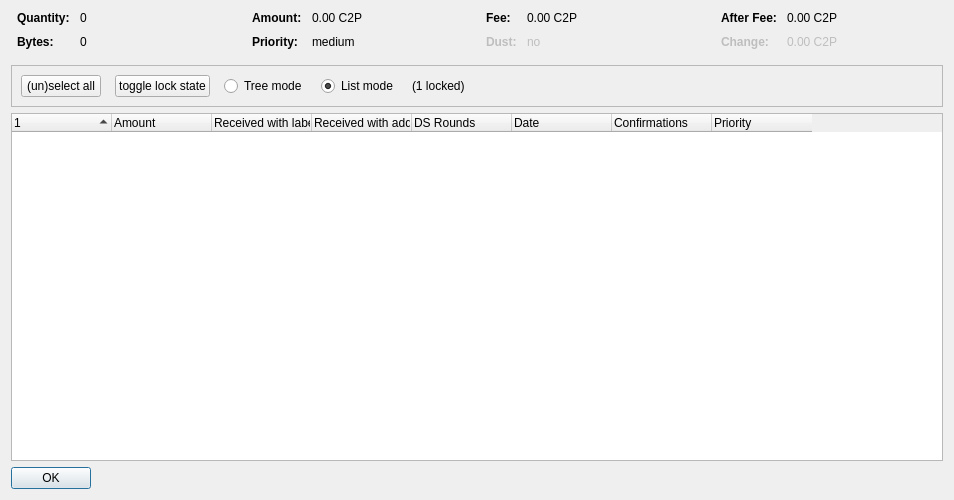
<?xml version="1.0" encoding="UTF-8"?>
<ui version="4.0">
 <class>CoinControlDialog</class>
 <widget class="QDialog" name="CoinControlDialog">
  <property name="geometry">
   <rect>
    <x>0</x>
    <y>0</y>
    <width>954</width>
    <height>500</height>
   </rect>
  </property>
  <property name="windowTitle">
   <string>Coin Selection</string>
  </property>
  <layout class="QVBoxLayout" name="verticalLayout">
   <item>
    <layout class="QHBoxLayout" name="horizontalLayoutTop" stretch="0,0,0,0">
     <property name="topMargin">
      <number>0</number>
     </property>
     <property name="bottomMargin">
      <number>10</number>
     </property>
     <item>
      <layout class="QFormLayout" name="formLayoutCoinControl1">
       <property name="horizontalSpacing">
        <number>10</number>
       </property>
       <property name="verticalSpacing">
        <number>10</number>
       </property>
       <property name="leftMargin">
        <number>6</number>
       </property>
       <property name="rightMargin">
        <number>6</number>
       </property>
       <item row="0" column="0">
        <widget class="QLabel" name="labelCoinControlQuantityText">
         <property name="font">
          <font>
           <weight>75</weight>
           <bold>true</bold>
          </font>
         </property>
         <property name="text">
          <string>Quantity:</string>
         </property>
        </widget>
       </item>
       <item row="0" column="1">
        <widget class="QLabel" name="labelCoinControlQuantity">
         <property name="cursor">
          <cursorShape>IBeamCursor</cursorShape>
         </property>
         <property name="contextMenuPolicy">
          <enum>Qt::ActionsContextMenu</enum>
         </property>
         <property name="text">
          <string notr="true">0</string>
         </property>
         <property name="textInteractionFlags">
          <set>Qt::LinksAccessibleByMouse|Qt::TextSelectableByKeyboard|Qt::TextSelectableByMouse</set>
         </property>
        </widget>
       </item>
       <item row="1" column="0">
        <widget class="QLabel" name="labelCoinControlBytesText">
         <property name="font">
          <font>
           <weight>75</weight>
           <bold>true</bold>
          </font>
         </property>
         <property name="text">
          <string>Bytes:</string>
         </property>
        </widget>
       </item>
       <item row="1" column="1">
        <widget class="QLabel" name="labelCoinControlBytes">
         <property name="cursor">
          <cursorShape>IBeamCursor</cursorShape>
         </property>
         <property name="contextMenuPolicy">
          <enum>Qt::ActionsContextMenu</enum>
         </property>
         <property name="text">
          <string notr="true">0</string>
         </property>
         <property name="textInteractionFlags">
          <set>Qt::LinksAccessibleByMouse|Qt::TextSelectableByKeyboard|Qt::TextSelectableByMouse</set>
         </property>
        </widget>
       </item>
      </layout>
     </item>
     <item>
      <layout class="QFormLayout" name="formLayoutCoinControl2">
       <property name="horizontalSpacing">
        <number>10</number>
       </property>
       <property name="verticalSpacing">
        <number>10</number>
       </property>
       <property name="leftMargin">
        <number>6</number>
       </property>
       <property name="rightMargin">
        <number>6</number>
       </property>
       <item row="0" column="0">
        <widget class="QLabel" name="labelCoinControlAmountText">
         <property name="font">
          <font>
           <weight>75</weight>
           <bold>true</bold>
          </font>
         </property>
         <property name="text">
          <string>Amount:</string>
         </property>
        </widget>
       </item>
       <item row="0" column="1">
        <widget class="QLabel" name="labelCoinControlAmount">
         <property name="cursor">
          <cursorShape>IBeamCursor</cursorShape>
         </property>
         <property name="contextMenuPolicy">
          <enum>Qt::ActionsContextMenu</enum>
         </property>
         <property name="text">
          <string notr="true">0.00 C2P</string>
         </property>
         <property name="textInteractionFlags">
          <set>Qt::LinksAccessibleByMouse|Qt::TextSelectableByKeyboard|Qt::TextSelectableByMouse</set>
         </property>
        </widget>
       </item>
       <item row="1" column="0">
        <widget class="QLabel" name="labelCoinControlPriorityText">
         <property name="font">
          <font>
           <weight>75</weight>
           <bold>true</bold>
          </font>
         </property>
         <property name="text">
          <string>Priority:</string>
         </property>
        </widget>
       </item>
       <item row="1" column="1">
        <widget class="QLabel" name="labelCoinControlPriority">
         <property name="cursor">
          <cursorShape>IBeamCursor</cursorShape>
         </property>
         <property name="contextMenuPolicy">
          <enum>Qt::ActionsContextMenu</enum>
         </property>
         <property name="text">
          <string>medium</string>
         </property>
         <property name="textInteractionFlags">
          <set>Qt::LinksAccessibleByMouse|Qt::TextSelectableByKeyboard|Qt::TextSelectableByMouse</set>
         </property>
        </widget>
       </item>
      </layout>
     </item>
     <item>
      <layout class="QFormLayout" name="formLayoutCoinControl3">
       <property name="horizontalSpacing">
        <number>10</number>
       </property>
       <property name="verticalSpacing">
        <number>10</number>
       </property>
       <property name="leftMargin">
        <number>6</number>
       </property>
       <property name="rightMargin">
        <number>6</number>
       </property>
       <item row="0" column="0">
        <widget class="QLabel" name="labelCoinControlFeeText">
         <property name="font">
          <font>
           <weight>75</weight>
           <bold>true</bold>
          </font>
         </property>
         <property name="text">
          <string>Fee:</string>
         </property>
        </widget>
       </item>
       <item row="0" column="1">
        <widget class="QLabel" name="labelCoinControlFee">
         <property name="cursor">
          <cursorShape>IBeamCursor</cursorShape>
         </property>
         <property name="contextMenuPolicy">
          <enum>Qt::ActionsContextMenu</enum>
         </property>
         <property name="text">
          <string notr="true">0.00 C2P</string>
         </property>
         <property name="textInteractionFlags">
          <set>Qt::LinksAccessibleByMouse|Qt::TextSelectableByKeyboard|Qt::TextSelectableByMouse</set>
         </property>
        </widget>
       </item>
       <item row="1" column="0">
        <widget class="QLabel" name="labelCoinControlLowOutputText">
         <property name="enabled">
          <bool>false</bool>
         </property>
         <property name="font">
          <font>
           <weight>75</weight>
           <bold>true</bold>
          </font>
         </property>
         <property name="text">
          <string>Dust:</string>
         </property>
        </widget>
       </item>
       <item row="1" column="1">
        <widget class="QLabel" name="labelCoinControlLowOutput">
         <property name="enabled">
          <bool>false</bool>
         </property>
         <property name="cursor">
          <cursorShape>IBeamCursor</cursorShape>
         </property>
         <property name="contextMenuPolicy">
          <enum>Qt::ActionsContextMenu</enum>
         </property>
         <property name="text">
          <string>no</string>
         </property>
         <property name="textInteractionFlags">
          <set>Qt::LinksAccessibleByMouse|Qt::TextSelectableByKeyboard|Qt::TextSelectableByMouse</set>
         </property>
        </widget>
       </item>
      </layout>
     </item>
     <item>
      <layout class="QFormLayout" name="formLayoutCoinControl4">
       <property name="horizontalSpacing">
        <number>10</number>
       </property>
       <property name="verticalSpacing">
        <number>10</number>
       </property>
       <property name="leftMargin">
        <number>6</number>
       </property>
       <property name="rightMargin">
        <number>6</number>
       </property>
       <item row="0" column="0">
        <widget class="QLabel" name="labelCoinControlAfterFeeText">
         <property name="font">
          <font>
           <weight>75</weight>
           <bold>true</bold>
          </font>
         </property>
         <property name="text">
          <string>After Fee:</string>
         </property>
        </widget>
       </item>
       <item row="0" column="1">
        <widget class="QLabel" name="labelCoinControlAfterFee">
         <property name="cursor">
          <cursorShape>IBeamCursor</cursorShape>
         </property>
         <property name="contextMenuPolicy">
          <enum>Qt::ActionsContextMenu</enum>
         </property>
         <property name="text">
          <string notr="true">0.00 C2P</string>
         </property>
         <property name="textInteractionFlags">
          <set>Qt::LinksAccessibleByMouse|Qt::TextSelectableByKeyboard|Qt::TextSelectableByMouse</set>
         </property>
        </widget>
       </item>
       <item row="1" column="0">
        <widget class="QLabel" name="labelCoinControlChangeText">
         <property name="enabled">
          <bool>false</bool>
         </property>
         <property name="font">
          <font>
           <weight>75</weight>
           <bold>true</bold>
          </font>
         </property>
         <property name="text">
          <string>Change:</string>
         </property>
        </widget>
       </item>
       <item row="1" column="1">
        <widget class="QLabel" name="labelCoinControlChange">
         <property name="enabled">
          <bool>false</bool>
         </property>
         <property name="cursor">
          <cursorShape>IBeamCursor</cursorShape>
         </property>
         <property name="contextMenuPolicy">
          <enum>Qt::ActionsContextMenu</enum>
         </property>
         <property name="text">
          <string notr="true">0.00 C2P</string>
         </property>
         <property name="textInteractionFlags">
          <set>Qt::LinksAccessibleByMouse|Qt::TextSelectableByKeyboard|Qt::TextSelectableByMouse</set>
         </property>
        </widget>
       </item>
      </layout>
     </item>
    </layout>
   </item>
   <item>
    <widget class="QFrame" name="frame">
     <property name="minimumSize">
      <size>
       <width>0</width>
       <height>40</height>
      </size>
     </property>
     <property name="frameShape">
      <enum>QFrame::StyledPanel</enum>
     </property>
     <property name="frameShadow">
      <enum>QFrame::Sunken</enum>
     </property>
     <layout class="QHBoxLayout" name="horizontalLayout">
      <item>
       <layout class="QHBoxLayout" name="horizontalLayoutPanel" stretch="0,0,0,0,0,0">
        <property name="spacing">
         <number>14</number>
        </property>
        <item>
         <widget class="QPushButton" name="pushButtonSelectAll">
          <property name="sizePolicy">
           <sizepolicy hsizetype="Maximum" vsizetype="Fixed">
            <horstretch>0</horstretch>
            <verstretch>0</verstretch>
           </sizepolicy>
          </property>
          <property name="text">
           <string>(un)select all</string>
          </property>
          <property name="autoDefault">
           <bool>false</bool>
          </property>
         </widget>
        </item>
        <item>
         <widget class="QPushButton" name="pushButtonToggleLock">
          <property name="sizePolicy">
           <sizepolicy hsizetype="Maximum" vsizetype="Fixed">
            <horstretch>0</horstretch>
            <verstretch>0</verstretch>
           </sizepolicy>
          </property>
          <property name="text">
           <string>toggle lock state</string>
          </property>
          <property name="autoDefault">
           <bool>false</bool>
          </property>
         </widget>
        </item>
        <item>
         <widget class="QRadioButton" name="radioTreeMode">
          <property name="sizePolicy">
           <sizepolicy hsizetype="Maximum" vsizetype="Fixed">
            <horstretch>0</horstretch>
            <verstretch>0</verstretch>
           </sizepolicy>
          </property>
          <property name="text">
           <string>Tree mode</string>
          </property>
         </widget>
        </item>
        <item>
         <widget class="QRadioButton" name="radioListMode">
          <property name="sizePolicy">
           <sizepolicy hsizetype="Maximum" vsizetype="Fixed">
            <horstretch>0</horstretch>
            <verstretch>0</verstretch>
           </sizepolicy>
          </property>
          <property name="text">
           <string>List mode</string>
          </property>
          <property name="checked">
           <bool>true</bool>
          </property>
         </widget>
        </item>
        <item>
         <widget class="QLabel" name="labelLocked">
          <property name="text">
           <string>(1 locked)</string>
          </property>
         </widget>
        </item>
        <item>
         <spacer name="horizontalSpacer">
          <property name="orientation">
           <enum>Qt::Horizontal</enum>
          </property>
          <property name="sizeHint" stdset="0">
           <size>
            <width>40</width>
            <height>20</height>
           </size>
          </property>
         </spacer>
        </item>
       </layout>
      </item>
     </layout>
    </widget>
   </item>
   <item>
    <widget class="CoinControlTreeWidget" name="treeWidget">
     <property name="contextMenuPolicy">
      <enum>Qt::CustomContextMenu</enum>
     </property>
     <property name="sortingEnabled">
      <bool>false</bool>
     </property>
     <property name="columnCount">
      <number>8</number>
     </property>
     <attribute name="headerShowSortIndicator" stdset="0">
      <bool>true</bool>
     </attribute>
     <attribute name="headerStretchLastSection">
      <bool>false</bool>
     </attribute>
     <column>
      <property name="text">
       <string/>
      </property>
     </column>
     <column>
      <property name="text">
       <string>Amount</string>
      </property>
     </column>
     <column>
      <property name="text">
       <string>Received with label</string>
      </property>
     </column>
     <column>
      <property name="text">
       <string>Received with address</string>
      </property>
     </column>
     <column>
      <property name="text">
       <string>DS Rounds</string>
      </property>
     </column>
     <column>
      <property name="text">
       <string>Date</string>
      </property>
     </column>
     <column>
      <property name="text">
       <string>Confirmations</string>
      </property>
      <property name="toolTip">
       <string>Confirmed</string>
      </property>
     </column>
     <column>
      <property name="text">
       <string>Priority</string>
      </property>
     </column>
    </widget>
   </item>
   <item>
    <widget class="QDialogButtonBox" name="buttonBox">
     <property name="sizePolicy">
      <sizepolicy hsizetype="Maximum" vsizetype="Fixed">
       <horstretch>0</horstretch>
       <verstretch>0</verstretch>
      </sizepolicy>
     </property>
     <property name="orientation">
      <enum>Qt::Horizontal</enum>
     </property>
     <property name="standardButtons">
      <set>QDialogButtonBox::Ok</set>
     </property>
    </widget>
   </item>
  </layout>
 </widget>
 <customwidgets>
  <customwidget>
   <class>CoinControlTreeWidget</class>
   <extends>QTreeWidget</extends>
   <header>coincontroltreewidget.h</header>
  </customwidget>
 </customwidgets>
 <resources/>
 <connections/>
</ui>
